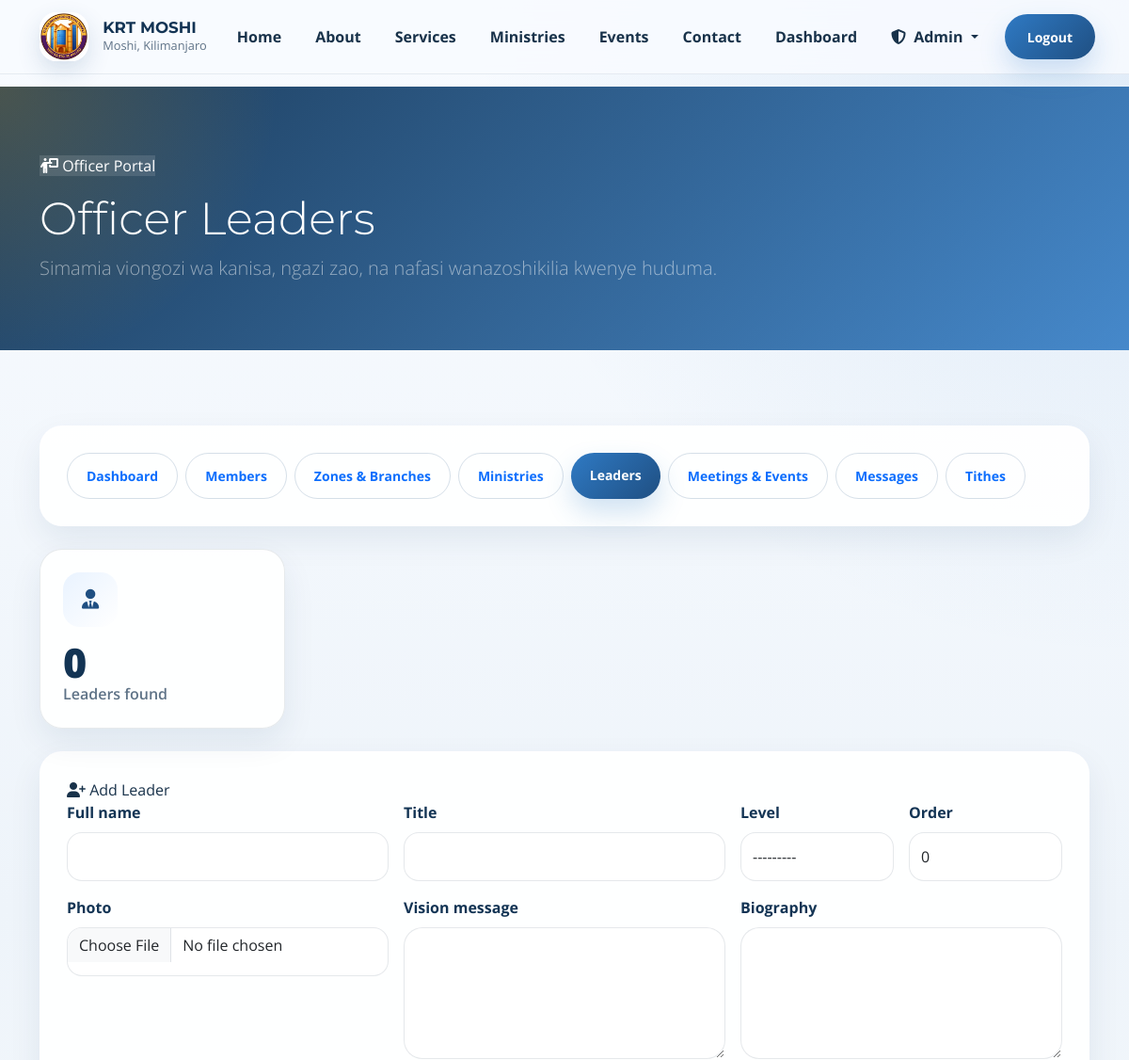
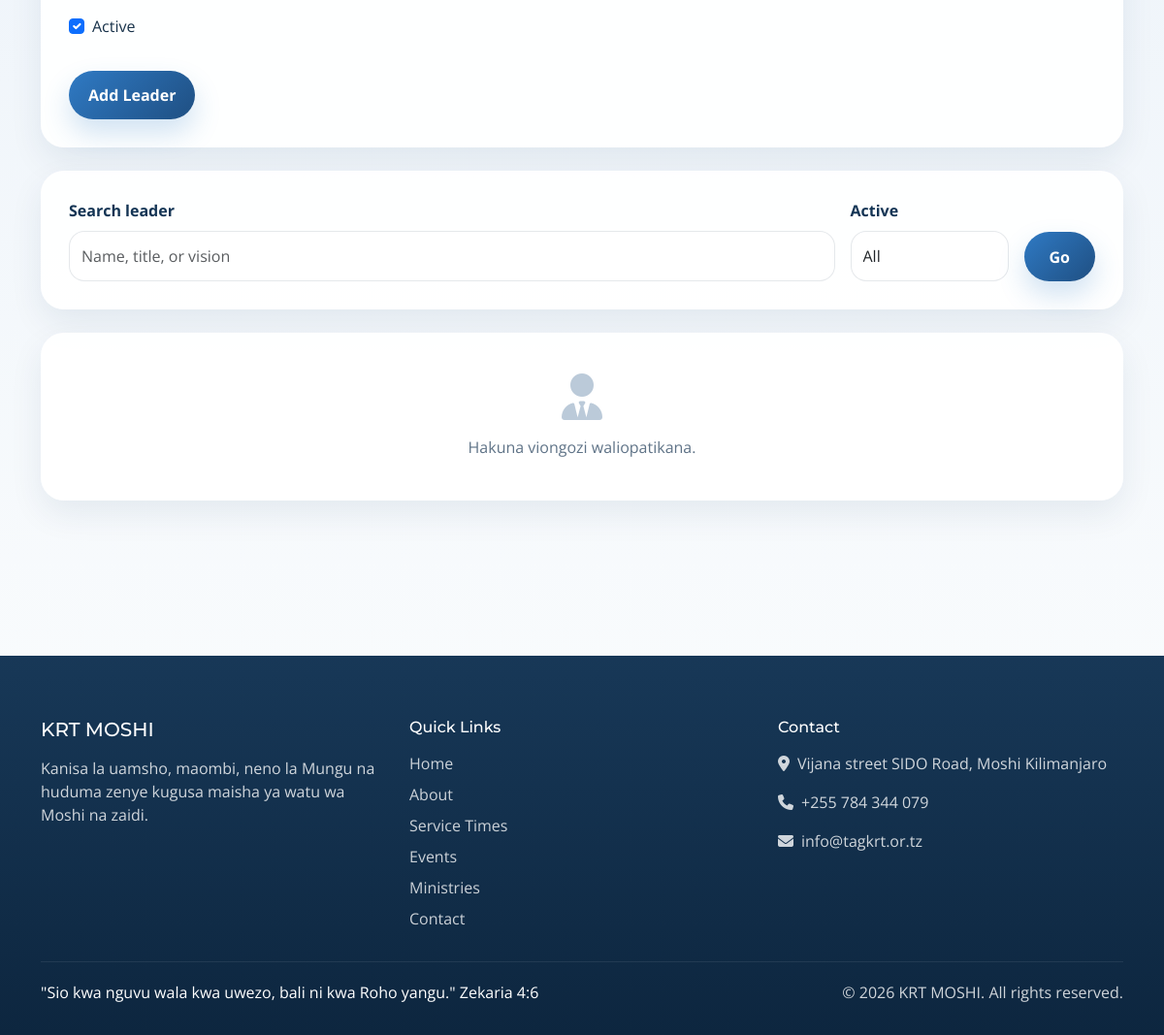
Page /dashboard/officer/leaders/ (signed in) on the committed database (2 pictures, top to bottom).
### core/models.py (models this page shows, shortened)
class SiteConfig(models.Model):
    site_name = models.CharField(max_length=200, default="VCCT Mbezi Beach")
    site_logo = ResizedImageField(
        size=[200, 200],
        quality=85,
        upload_to='config/',
        blank=True,
        null=True,
        help_text="Logo size: 200x200 pixels"
    )
    site_favicon = ResizedImageField(
        size=[64, 64],
        quality=85,
        upload_to='config/',
        blank=True,
        null=True,
        help_text="Favicon size: 64x64 pixels"
    )
    hero_bg_image = ResizedImageField(
        size=[1920, 1080],
        quality=85,
        upload_to='config/',
        blank=True,
        null=True,
        help_text="Hero background size: 1920x1080 pixels"
    )
    contact_email = models.EmailField(default="info@tagkrt.or.tz")
    contact_phone = models.CharField(max_length=20, default="+255 784 344 079")
    address = models.TextField(default="Vijana street SIDO Road, Moshi Kilimanjaro")
    facebook_url = models.URLField(blank=True, null=True)
    twitter_url = models.URLField(blank=True, null=True)
    instagram_url = models.URLField(blank=True, null=True)
    youtube_url = models.URLField(blank=True, null=True)
    whatsapp_number = models.CharField(max_length=20, blank=True, null=True)
    about_us = RichTextUploadingField(blank=True, null=True)
    mission = RichTextUploadingField(blank=True, null=True)
    vision = RichTextUploadingField(blank=True, null=True)
    updated_at = models.DateTimeField(auto_now=True)
    class Meta:
        verbose_name = "Site Configuration"
        verbose_name_plural = "Site Configuration"

### core/views.py (the view, shortened to what this page needs)
# urls.py: path('dashboard/officer/leaders/', views.officer_leaders, name='officer_leaders'),
@login_required
@user_passes_test(is_staff_or_admin)
def officer_leaders(request):
    site_config = get_site_config()
    full_manage = can_manage_all_records(request.user)
    leader_form = ChurchLeaderForm()
    query = request.GET.get('q', '').strip()
    active = request.GET.get('active', '').strip()
    leaders = ChurchLeader.objects.order_by('level', 'order')
    if query:
        leaders = leaders.filter(
            Q(full_name__icontains=query) |
            Q(title__icontains=query) |
            Q(vision_message__icontains=query)
        )
    if active == 'yes':
        leaders = leaders.filter(is_active=True)
    elif active == 'no':
        leaders = leaders.filter(is_active=False)
    context = {
        'site_config': site_config,
        'page_title': 'Officer Leaders',
        'page_intro': 'Simamia viongozi wa kanisa, ngazi zao, na nafasi wanazoshikilia kwenye huduma.',
        'active_section': 'leaders',
        'leaders': leaders,
        'query': query,
        'selected_active': active,
        'leader_count': leaders.count(),
        'leader_form': leader_form,
        'can_full_manage': full_manage,
    }
    return render(request, 'core/officer_leaders.html', context)

### core/forms.py
class ChurchLeaderForm(forms.ModelForm, StyledFormMixin):
    class Meta:
        model = ChurchLeader
        fields = ['full_name', 'title', 'level', 'photo', 'vision_message', 'biography', 'is_active', 'order']
        widgets = {
            'vision_message': forms.Textarea(attrs={'rows': 3}),
            'biography': forms.Textarea(attrs={'rows': 4}),
        }
    def __init__(self, *args, **kwargs):
        super().__init__(*args, **kwargs)
        self.apply_bootstrap()

### core/forms.py (called while the page is built)
    def apply_bootstrap(self):
        for field in self.fields.values():
            css_class = 'form-control'
            if isinstance(field.widget, (forms.Select, forms.SelectMultiple)):
                css_class = 'form-select'
            elif isinstance(field.widget, forms.CheckboxInput):
                css_class = 'form-check-input'
            existing = field.widget.attrs.get('class', '')
            field.widget.attrs['class'] = f'{existing} {css_class}'.strip()

### core/views.py (called while the page is built)
def is_staff_or_admin(user):
    if user.is_superuser or user.is_staff:
        return True
    profile = getattr(user, 'userprofile', None)
    return bool(profile and (profile.is_management_role or profile.is_finance_role or profile.can_manage_full_system))

def get_user_profile(user):
    return UserProfile.objects.select_related('zone', 'ministry_role').filter(user=user).first()

def can_manage_all_records(user):
    profile = get_user_profile(user)
    return bool(user.is_superuser or (profile and profile.role in {'pastor', 'secretary'}))

def get_site_config():
    site_config = SiteConfig.objects.first()
    if not site_config:
        site_config = SiteConfig.objects.create()
    return site_config

### templates/core/officer_leaders.html (shortened to what this page needs)
{% extends "base.html" %}
{% block content %}
<section class="page-hero">
    <div class="container">
        <span class="eyebrow"><i class="fas fa-person-chalkboard"></i> Officer Portal</span>
        <h1 class="display-5 text-white mt-3">{{ page_title }}</h1>
        <p class="lead text-white-50">{{ page_intro }}</p>
    </div>
</section>
<section class="site-section">
    <div class="container">
        {% include "core/includes/officer_nav.html" %}
        <div class="row g-4 mb-4">
            <div class="col-md-6 col-xl-3"><div class="metric-card card h-100"><div class="feature-icon"><i class="fas fa-user-tie"></i></div><div class="metric-value">{{ leader_count }}</div><div class="metric-label">Leaders found</div></div></div>
        </div>
        <div class="content-panel mb-4">
            <span class="eyebrow mb-3"><i class="fas fa-user-plus"></i> Add Leader</span>
            <form method="post" enctype="multipart/form-data" class="row g-3">
                <div class="col-md-4"><label class="form-label">Full name</label>{{ leader_form.full_name }}</div>
                <div class="col-md-4"><label class="form-label">Title</label>{{ leader_form.title }}</div>
                <div class="col-md-2"><label class="form-label">Level</label>{{ leader_form.level }}</div>
                <div class="col-md-2"><label class="form-label">Order</label>{{ leader_form.order }}</div>
                <div class="col-md-4"><label class="form-label">Photo</label>{{ leader_form.photo }}</div>
                <div class="col-md-4"><label class="form-label">Vision message</label>{{ leader_form.vision_message }}</div>
                <div class="col-md-4"><label class="form-label">Biography</label>{{ leader_form.biography }}</div>
                <div class="col-12 d-flex align-items-end"><div class="form-check">{{ leader_form.is_active }} <label class="form-check-label" for="{{ leader_form.is_active.id_for_label }}">Active</label></div></div>
                <div class="col-12"><button type="submit" class="btn btn-primary">Add Leader</button></div>
            </form>
        </div>
        <div class="content-panel mb-4">
            <form method="get" class="row g-3">
                <div class="col-lg-9">
                    <label class="form-label">Search leader</label>
                    <input type="text" name="q" value="{{ query }}" class="form-control" placeholder="Name, title, or vision">
                </div>
                <div class="col-lg-2">
                    <label class="form-label">Active</label>
                    <select name="active" class="form-select">
                        <option value="">All</option>
                    </select>
                </div>
                <div class="col-lg-1 d-flex align-items-end">
                    <button type="submit" class="btn btn-primary w-100">Go</button>
                </div>
            </form>
        </div>
        <div class="row g-4">
            {% for leader in leaders %}
            <div class="col-lg-6">
                <div class="content-panel h-100">
                    <div class="d-flex justify-content-between gap-3">
                        <div>
                            <h3 class="h5 mb-1">{{ leader.full_name }}</h3>
                            <div class="small text-muted">{{ leader.title }} • {{ leader.get_level_display }}</div>
                        </div>
                        <div>
                            {% if leader.is_active %}
                            <span class="badge-soft-success">Active</span>
                            {% else %}
                            <span class="badge-soft-warning">Inactive</span>
                            {% endif %}
                        </div>
                    </div>
                    <p class="text-muted small mt-3 mb-0">{{ leader.vision_message|default:leader.biography|truncatewords:30|default:"No leadership note added yet." }}</p>
                    <div class="d-flex gap-2 flex-wrap mt-3">
                        <a href="{% url 'core:officer_leader_edit' leader.id %}" class="btn btn-outline-primary btn-sm">Edit Leader</a>
                        <form method="post" onsubmit="return confirm('Delete this leader?');">
                            {% csrf_token %}
                            <input type="hidden" name="action" value="delete_leader">
                            <input type="hidden" name="leader_id" value="{{ leader.id }}">
                            <button type="submit" class="btn btn-outline-danger btn-sm">Delete Leader</button>
                        </form>
                    </div>
                </div>
            </div>
            {% empty %}
            <div class="col-12"><div class="empty-state content-panel"><i class="fas fa-user-tie"></i><p class="mb-0">Hakuna viongozi waliopatikana.</p></div></div>
            {% endfor %}
        </div>
    </div>
</section>
{% endblock %}

### templates/base.html (shortened to what this page needs)
<!DOCTYPE html>
{% load static %}
<html lang="en">
<head>
    <link href="https://cdn.jsdelivr.net/npm/bootstrap@5.3.3/dist/css/bootstrap.min.css" rel="stylesheet">
    <link rel="stylesheet" href="https://cdnjs.cloudflare.com/ajax/libs/font-awesome/6.5.2/css/all.min.css">
    <link rel="stylesheet" href="{% static 'css/style.css' %}">
</head>
<body>
    <nav class="navbar navbar-expand-lg fixed-top">
        <div class="container">
            <a class="navbar-brand d-flex align-items-center" href="{% url 'core:home' %}">
                {% if site_config.site_logo %}
                <img src="{{ site_config.site_logo.url }}" alt="{{ site_config.site_name|default:'KRT Logo' }}">
                {% endif %}
                <div>
                    <div class="navbar-brand-text">{{ site_config.site_name|default:"Kilimanjaro Revival Temple" }}</div>
                    <div class="navbar-brand-subtitle">Moshi, Kilimanjaro</div>
                </div>
            </a>
            <div class="collapse navbar-collapse" id="navbarMain">
                <ul class="navbar-nav ms-auto align-items-lg-center gap-lg-1">
                    <li class="nav-item"><a class="nav-link" href="{% url 'core:home' %}">Home</a></li>
                    <li class="nav-item"><a class="nav-link" href="{% url 'core:about' %}">About</a></li>
                    <li class="nav-item"><a class="nav-link" href="{% url 'core:services' %}">Services</a></li>
                    <li class="nav-item"><a class="nav-link" href="{% url 'core:ministries' %}">Ministries</a></li>
                    <li class="nav-item"><a class="nav-link" href="{% url 'core:events' %}">Events</a></li>
                    <li class="nav-item"><a class="nav-link" href="{% url 'core:contact' %}">Contact</a></li>
                    {% if user.is_authenticated %}
                    <li class="nav-item"><a class="nav-link" href="{% url 'core:dashboard' %}">Dashboard</a></li>
                    {% if user.is_staff or user.is_superuser %}
                    <li class="nav-item dropdown">
                        <a class="nav-link dropdown-toggle" href="#" role="button" data-bs-toggle="dropdown" aria-expanded="false">
                            <i class="fas fa-shield-alt me-1"></i> Admin
                        </a>
                    </li>
                    {% endif %}
                    <li class="nav-item ms-lg-2">
                        <form method="post" action="{% url 'accounts:logout' %}">
                            <button type="submit" class="btn btn-primary btn-sm px-4">Logout</button>
                        </form>
                    </li>
                    {% else %}
                    <li class="nav-item"><a class="nav-link" href="{% url 'accounts:login' %}">Login</a></li>
                    <li class="nav-item ms-lg-2"><a class="btn btn-primary btn-sm px-4" href="{% url 'accounts:signup' %}">Join Us</a></li>
                    {% endif %}
                </ul>
            </div>
        </div>
    </nav>
    <div class="page-shell">
        <main class="page-content">
            {% block content %}{% endblock %}
        </main>
        <footer class="footer-shell">
            <div class="container">
                <div class="row g-4">
                    <div class="col-lg-4">
                        <h5 class="mb-3">{{ site_config.site_name|default:"Kilimanjaro Revival Temple" }}</h5>
                        <p class="mb-4">Kanisa la uamsho, maombi, neno la Mungu na huduma zenye kugusa maisha ya watu wa Moshi na zaidi.</p>
                    </div>
                    <div class="col-lg-4">
                        <h6 class="mb-3">Quick Links</h6>
                        <div class="footer-links d-grid gap-2">
                            <a href="{% url 'core:home' %}">Home</a>
                            <a href="{% url 'core:about' %}">About</a>
                            <a href="{% url 'core:services' %}">Service Times</a>
                            <a href="{% url 'core:events' %}">Events</a>
                            <a href="{% url 'core:ministries' %}">Ministries</a>
                            <a href="{% url 'core:contact' %}">Contact</a>
                        </div>
                    </div>
                    <div class="col-lg-4">
                        <h6 class="mb-3">Contact</h6>
                        <div class="d-grid gap-3">
                            <div><i class="fas fa-location-dot me-2"></i>{{ site_config.address|default:"Vijana Street, SIDO Road, Moshi Kilimanjaro" }}</div>
                            <div><i class="fas fa-phone me-2"></i>{{ site_config.contact_phone|default:"+255 784 344 079" }}</div>
                            <div><i class="fas fa-envelope me-2"></i>{{ site_config.contact_email|default:"info@tagkrt.or.tz" }}</div>
                        </div>
                    </div>
                </div>
                <div class="footer-bottom d-flex flex-column flex-md-row justify-content-between gap-2">
                    <div class="footer-verse">"Sio kwa nguvu wala kwa uwezo, bali ni kwa Roho yangu." Zekaria 4:6</div>
                    <div>&copy; {% now "Y" %} {{ site_config.site_name|default:"Kilimanjaro Revival Temple" }}. All rights reserved.</div>
                </div>
            </div>
        </footer>
    </div>
</body>
</html>

### rows in the picture
SiteConfig: site_logo (picture), site_name "KRT MOSHI", address "Vijana street SIDO Road, Moshi Kilimanjaro", contact_phone "+255 784 344 079", contact_email "info@tagkrt.or.tz"

### other values in the picture
{{ page_title }} "Officer Leaders"
{{ page_intro }} "Simamia viongozi wa kanisa, ngazi zao, na nafasi wanazoshikilia kwenye huduma."
{{ leader_count }} "0"
